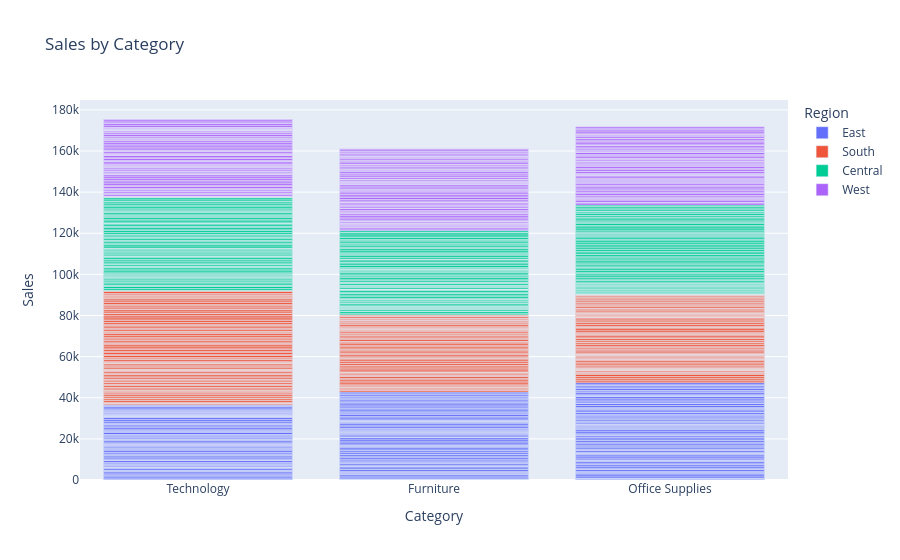

This figure's notebook cell:
### Code cell
fig = px.bar(
    df,
    x="Category",
    y="Sales",
    color="Region",
    title="Sales by Category"
)

fig.show()

fig.write_html("output/interactive_dashboard.html")

### Figure 1 — Plotly figure (JSON) as saved in the notebook; plotly's stock layout.template omitted (floating-point values rounded to 4 significant figures; data arrays with more than 128 entries replaced by an {"elided": "..."} marker saying what was removed)
{"data": [{"hovertemplate": "Region=East<br>Category=%{x}<br>Sales=%{y}<extra></extra>", "legendgroup": "East", "marker": {"color": "#636efa", "pattern": {"shape": ""}}, "name": "East", "orientation": "v", "showlegend": true, "textposition": "auto", "type": "bar", "x": {"elided": "245 str values"}, "xaxis": "x", "y": {"elided": "245 float values"}, "yaxis": "y"}, {"hovertemplate": "Region=South<br>Category=%{x}<br>Sales=%{y}<extra></extra>", "legendgroup": "South", "marker": {"color": "#EF553B", "pattern": {"shape": ""}}, "name": "South", "orientation": "v", "showlegend": true, "textposition": "auto", "type": "bar", "x": {"elided": "270 str values"}, "xaxis": "x", "y": {"elided": "270 float values"}, "yaxis": "y"}, {"hovertemplate": "Region=Central<br>Category=%{x}<br>Sales=%{y}<extra></extra>", "legendgroup": "Central", "marker": {"color": "#00cc96", "pattern": {"shape": ""}}, "name": "Central", "orientation": "v", "showlegend": true, "textposition": "auto", "type": "bar", "x": {"elided": "245 str values"}, "xaxis": "x", "y": {"elided": "245 float values"}, "yaxis": "y"}, {"hovertemplate": "Region=West<br>Category=%{x}<br>Sales=%{y}<extra></extra>", "legendgroup": "West", "marker": {"color": "#ab63fa", "pattern": {"shape": ""}}, "name": "West", "orientation": "v", "showlegend": true, "textposition": "auto", "type": "bar", "x": {"elided": "240 str values"}, "xaxis": "x", "y": {"elided": "240 float values"}, "yaxis": "y"}], "layout": {"barmode": "relative", "legend": {"title": {"text": "Region"}, "tracegroupgap": 0}, "title": {"text": "Sales by Category"}, "xaxis": {"anchor": "y", "domain": [0, 1], "title": {"text": "Category"}}, "yaxis": {"anchor": "x", "domain": [0, 1], "title": {"text": "Sales"}}}}
